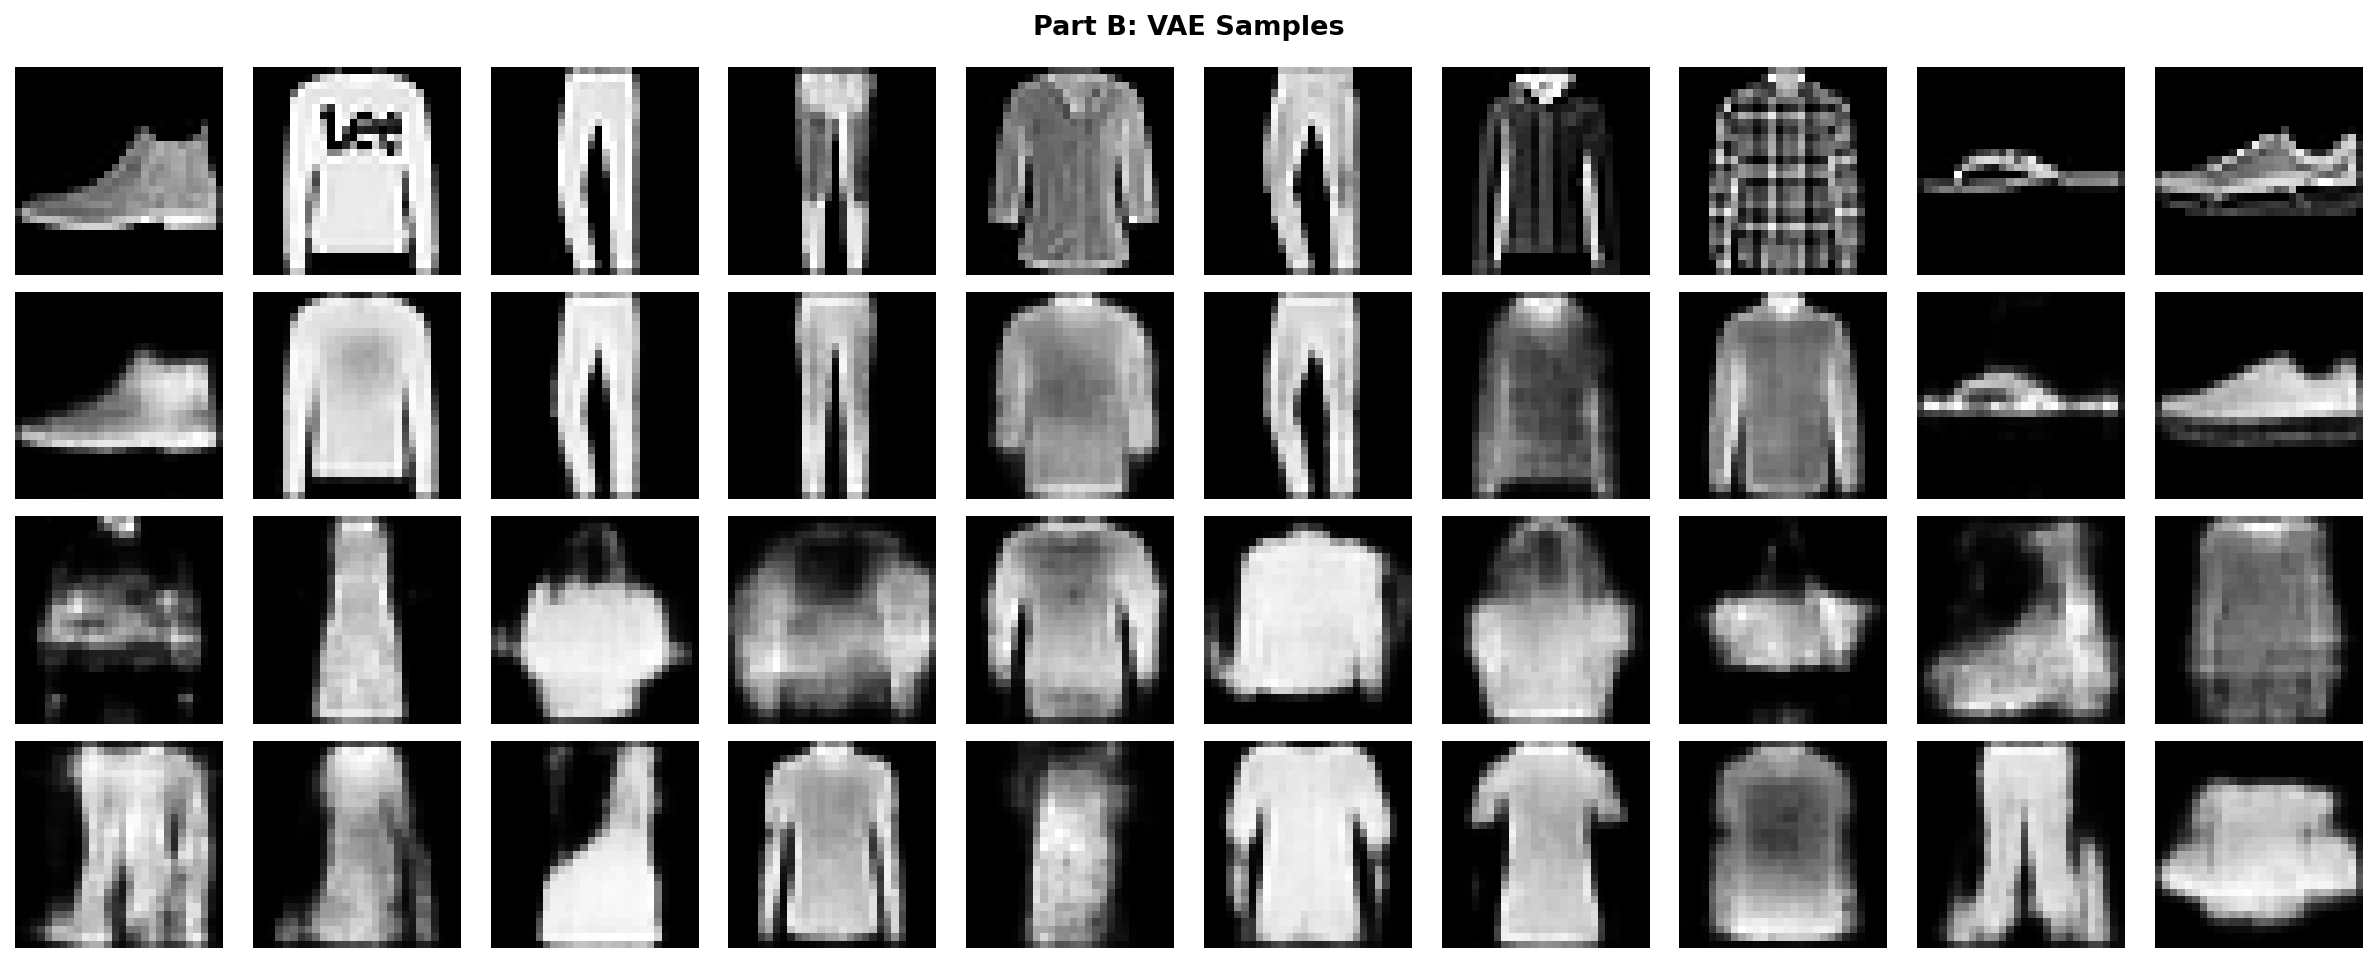

The Python source for this figure:
"""
Assignment 6 - Part B: Variational Autoencoder (VAE)
=====================================================
Implements a VAE on Fashion-MNIST with mu/logvar encoder,
reparameterization trick, and sample generation.
"""

import torch
import torch.nn as nn
import torch.nn.functional as F
from torch.utils.data import DataLoader
from torchvision import datasets, transforms
import numpy as np
import matplotlib.pyplot as plt

torch.manual_seed(42)
np.random.seed(42)

device = torch.device("cuda" if torch.cuda.is_available() else "cpu")
print(f"Device: {device}")

# ── Data ─────────────────────────────────────────────────────────────────────

transform = transforms.Compose([transforms.ToTensor()])
train_set = datasets.FashionMNIST(root="./data", train=True, download=True, transform=transform)
test_set = datasets.FashionMNIST(root="./data", train=False, download=True, transform=transform)

train_loader = DataLoader(train_set, batch_size=128, shuffle=True, num_workers=2)
test_loader = DataLoader(test_set, batch_size=128, shuffle=False, num_workers=2)
print(f"Train: {len(train_set)}, Test: {len(test_set)}\n")

LATENT_DIM = 32


# ── Model ────────────────────────────────────────────────────────────────────

class VAE(nn.Module):
    def __init__(self, latent_dim=32):
        super().__init__()
        # Encoder
        self.enc_conv = nn.Sequential(
            nn.Conv2d(1, 32, 3, stride=2, padding=1),  # 28->14
            nn.ReLU(),
            nn.Conv2d(32, 64, 3, stride=2, padding=1),  # 14->7
            nn.ReLU(),
            nn.Flatten(),
        )
        self.fc_mu = nn.Linear(64 * 7 * 7, latent_dim)
        self.fc_logvar = nn.Linear(64 * 7 * 7, latent_dim)

        # Decoder
        self.fc_dec = nn.Linear(latent_dim, 64 * 7 * 7)
        self.dec_conv = nn.Sequential(
            nn.ConvTranspose2d(64, 32, 3, stride=2, padding=1, output_padding=1),  # 7->14
            nn.ReLU(),
            nn.ConvTranspose2d(32, 1, 3, stride=2, padding=1, output_padding=1),  # 14->28
            nn.Sigmoid(),
        )

    def encode(self, x):
        h = self.enc_conv(x)
        return self.fc_mu(h), self.fc_logvar(h)

    def reparameterize(self, mu, logvar):
        std = torch.exp(0.5 * logvar)
        eps = torch.randn_like(std)
        return mu + eps * std

    def decode(self, z):
        h = F.relu(self.fc_dec(z))
        h = h.view(-1, 64, 7, 7)
        return self.dec_conv(h)

    def forward(self, x):
        mu, logvar = self.encode(x)
        z = self.reparameterize(mu, logvar)
        recon = self.decode(z)
        return recon, mu, logvar


def vae_loss(recon, x, mu, logvar):
    recon_loss = F.binary_cross_entropy(recon, x, reduction="sum")
    kl_loss = -0.5 * torch.sum(1 + logvar - mu.pow(2) - logvar.exp())
    return (recon_loss + kl_loss) / x.size(0)


# ── Training ─────────────────────────────────────────────────────────────────

print("=" * 60)
print("  Training VAE")
print("=" * 60)

model = VAE(LATENT_DIM).to(device)
optimizer = torch.optim.Adam(model.parameters(), lr=1e-3)

EPOCHS = 20
for epoch in range(1, EPOCHS + 1):
    model.train()
    total_loss = 0
    for images, _ in train_loader:
        images = images.to(device)
        recon, mu, logvar = model(images)
        loss = vae_loss(recon, images, mu, logvar)
        optimizer.zero_grad()
        loss.backward()
        optimizer.step()
        total_loss += loss.item() * images.size(0)
    if epoch % 5 == 0 or epoch == 1:
        print(f"  Epoch {epoch:2d}/{EPOCHS}  loss={total_loss/len(train_set):.2f}")

# ── Generate samples ─────────────────────────────────────────────────────────

print("\nGenerating samples ...")
model.eval()

# 1. Random samples from latent space
z_random = torch.randn(20, LATENT_DIM).to(device)
with torch.no_grad():
    generated = model.decode(z_random)

# 2. Reconstructions
test_imgs, _ = next(iter(test_loader))
test_imgs = test_imgs[:10].to(device)
with torch.no_grad():
    recon, _, _ = model(test_imgs)

# Plot
fig, axes = plt.subplots(4, 10, figsize=(16, 6.5))

for i in range(10):
    axes[0, i].imshow(test_imgs[i].cpu().squeeze(), cmap="gray")
    axes[0, i].axis("off")
    axes[1, i].imshow(recon[i].cpu().squeeze(), cmap="gray")
    axes[1, i].axis("off")
    axes[2, i].imshow(generated[i].cpu().squeeze(), cmap="gray")
    axes[2, i].axis("off")
    axes[3, i].imshow(generated[i + 10].cpu().squeeze(), cmap="gray")
    axes[3, i].axis("off")

axes[0, 0].set_ylabel("Original", fontsize=9, rotation=0, labelpad=60, va="center")
axes[1, 0].set_ylabel("Reconstructed", fontsize=9, rotation=0, labelpad=60, va="center")
axes[2, 0].set_ylabel("Generated (1)", fontsize=9, rotation=0, labelpad=60, va="center")
axes[3, 0].set_ylabel("Generated (2)", fontsize=9, rotation=0, labelpad=60, va="center")

plt.suptitle("Part B: VAE Samples", fontsize=13, fontweight="bold")
plt.tight_layout()
plt.savefig("generative-ai/part_b_vae.png", dpi=150, bbox_inches="tight")
plt.show()
print("Saved -> generative-ai/part_b_vae.png")

# Save for comparison
torch.save(generated[:10].cpu(), "generative-ai/samples_vae.pt")
print("Done.")
